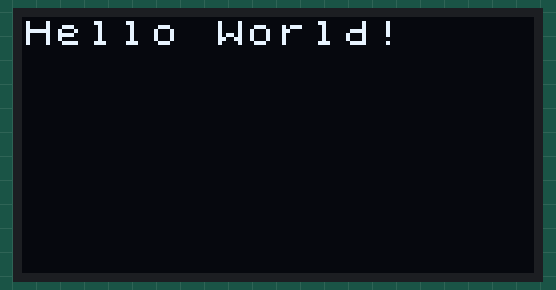
The sketch below on a simulated Arduino Uno, built with avr-gcc and run on an emulated ATmega328P. Parts: 128×64 one-colour display.

Above: at 0.1 s.
At 1.2 s:
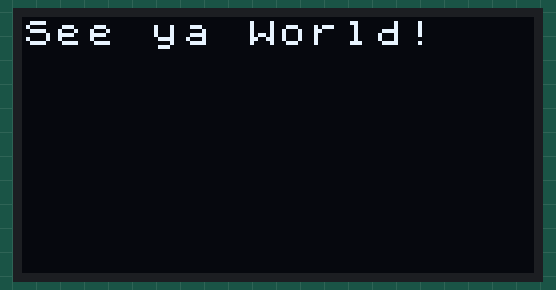

The sketch:

screen_u8x8_mm.ino
```cpp
#include <Arduino.h>
#include <U8x8lib.h>

#ifdef U8X8_HAVE_HW_SPI
#include <SPI.h>
#endif
#ifdef U8X8_HAVE_HW_I2C
#include <Wire.h>
#endif

  U8X8_SSD1306_128X64_NONAME_HW_I2C u8x8(/* reset=*/ U8X8_PIN_NONE);

void setup(void) {
  u8x8.begin();
  u8x8.setFont(u8x8_font_chroma48medium8_r);
}

void loop(void) {
  u8x8.drawString(0,0,"Hello World!");
  delay(1000);
  u8x8.drawString(0,0,"See ya World!");
  delay(1000);
}
```

Measured:
- what the display in image 0 shows lasts 1.0 s, from 0.1 s to 1.1 s
- what the display in image 1 shows lasts 1.1 s, from 1.1 s to 2.2 s
